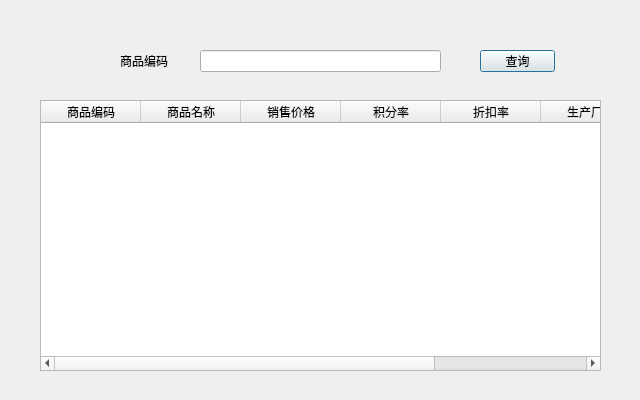
<?xml version="1.0" encoding="UTF-8"?>
<ui version="4.0">
 <class>ProInfo</class>
 <widget class="QDialog" name="ProInfo">
  <property name="geometry">
   <rect>
    <x>0</x>
    <y>0</y>
    <width>640</width>
    <height>400</height>
   </rect>
  </property>
  <property name="sizePolicy">
   <sizepolicy hsizetype="Fixed" vsizetype="Fixed">
    <horstretch>0</horstretch>
    <verstretch>0</verstretch>
   </sizepolicy>
  </property>
  <property name="minimumSize">
   <size>
    <width>640</width>
    <height>400</height>
   </size>
  </property>
  <property name="maximumSize">
   <size>
    <width>640</width>
    <height>400</height>
   </size>
  </property>
  <property name="windowTitle">
   <string>商品信息查询</string>
  </property>
  <widget class="QTableWidget" name="tableWidget">
   <property name="geometry">
    <rect>
     <x>40</x>
     <y>100</y>
     <width>561</width>
     <height>271</height>
    </rect>
   </property>
   <property name="showGrid">
    <bool>true</bool>
   </property>
   <attribute name="verticalHeaderVisible">
    <bool>false</bool>
   </attribute>
   <column>
    <property name="text">
     <string>商品编码</string>
    </property>
   </column>
   <column>
    <property name="text">
     <string>商品名称</string>
    </property>
   </column>
   <column>
    <property name="text">
     <string>销售价格</string>
    </property>
   </column>
   <column>
    <property name="text">
     <string>积分率</string>
    </property>
   </column>
   <column>
    <property name="text">
     <string>折扣率</string>
    </property>
   </column>
   <column>
    <property name="text">
     <string>生产厂家</string>
    </property>
   </column>
   <column>
    <property name="text">
     <string>库存数量</string>
    </property>
   </column>
  </widget>
  <widget class="QPushButton" name="find">
   <property name="geometry">
    <rect>
     <x>480</x>
     <y>50</y>
     <width>75</width>
     <height>22</height>
    </rect>
   </property>
   <property name="text">
    <string>查询</string>
   </property>
  </widget>
  <widget class="QLineEdit" name="lineEdit">
   <property name="geometry">
    <rect>
     <x>200</x>
     <y>50</y>
     <width>241</width>
     <height>22</height>
    </rect>
   </property>
   <property name="maxLength">
    <number>13</number>
   </property>
  </widget>
  <widget class="QLabel" name="label">
   <property name="geometry">
    <rect>
     <x>120</x>
     <y>50</y>
     <width>54</width>
     <height>22</height>
    </rect>
   </property>
   <property name="text">
    <string>商品编码</string>
   </property>
  </widget>
 </widget>
 <resources/>
 <connections/>
</ui>
